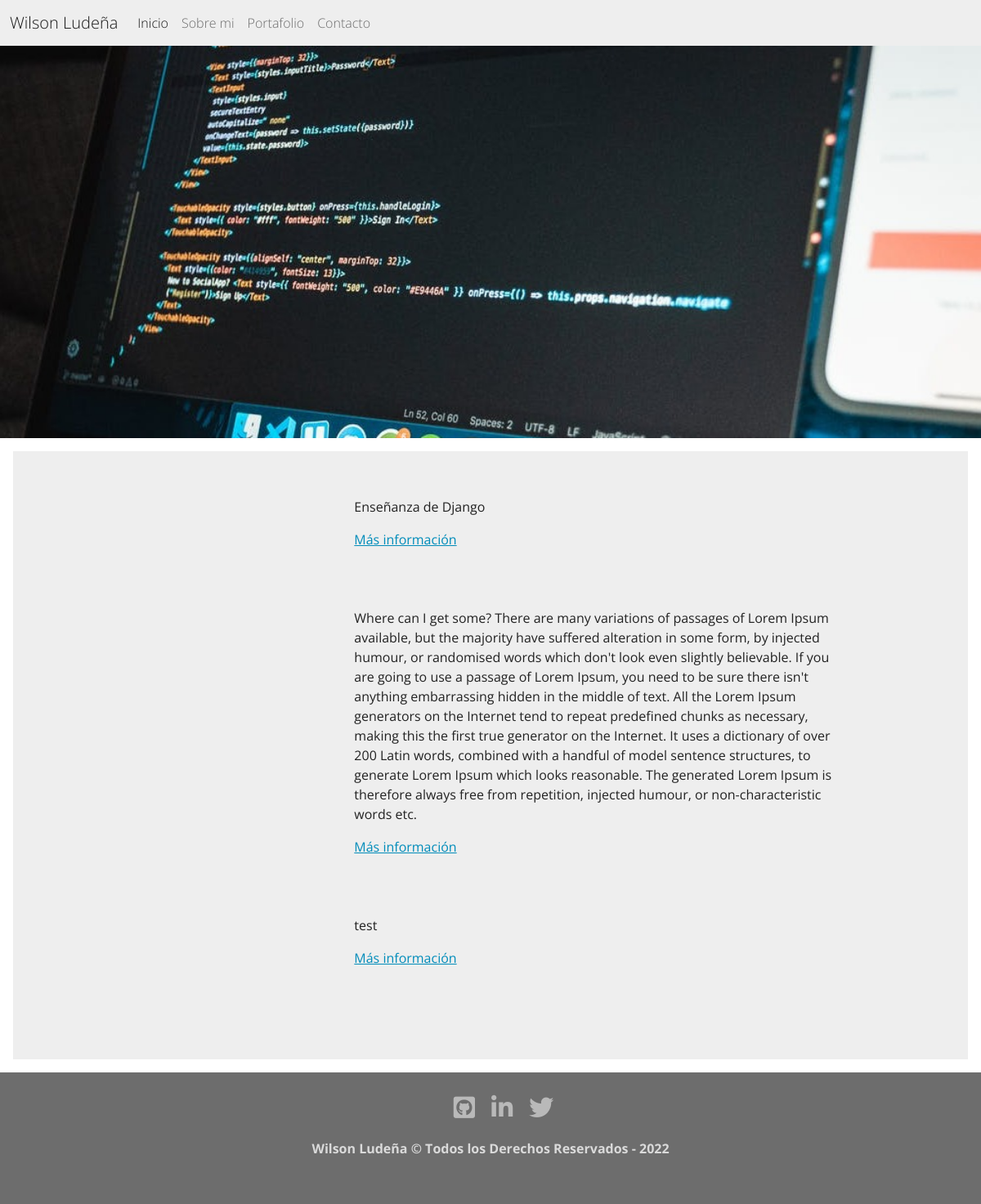
The page /portafolio/ on the database its author committed.
### portfolio/models.py (models this page shows, shortened)
class Project (models.Model):
    tittle = models.CharField(max_length=200, verbose_name= 'Titulo')
    description= models.TextField(verbose_name= 'Descripcion')
    image= models.ImageField(upload_to='projects', verbose_name= 'Imagen')
    link= models.URLField(max_length=150, verbose_name= 'Enlace')
    created= models.DateTimeField(auto_now_add=True, verbose_name='Fecha Creacion')
    updated= models.DateTimeField(auto_now= True, verbose_name='Fecha Modificacion')
    class Meta:
        verbose_name = 'Proyecto'
        verbose_name_plural = 'Proyectos'
        ordering = ['-created']

### portfolio/views.py (the view)
# urls.py: path('portafolio/', portfolio_views.portfolio, name='portfolio'),
def portfolio(request):
    projects = Project.objects.all()
    return render(request, 'portfolio/portfolio.html', {'projects':projects})

### portfolio/templates/portfolio/portfolio.html (shortened to what this page needs)
{% extends 'core/base.html' %}
{% block image-header %} portfolio {% endblock %}
{% block content %}
{% load static %}
{% for project in projects %}
<div class="row project mb-5">
    <div class="col-lg-3 col-md-4 offset-lg-1">
    </div>
<div class="col-lg-7 col-md-8">
    <p> {{ project.description }}</p>
    <p><a href="http://google.com">Más información</a></p>
    </div>
</div>
{% endfor %}
{% endblock %}

### rows shown on the page
Project: description "Enseñanza de Django"
Project: description "Where can I get some? There are many variations of passages of Lorem Ipsum available, but the majority have suffered alteration in some form, by injected humour, or randomised words which don't look even slightly believable. If you are going to use a passage of Lorem Ipsum, you need to be sure there isn't anything embarrassing hidden in the middle of text. All the Lorem Ipsum generators on the Internet tend to repeat predefined chunks as necessary, making this the first true generator on the Internet. It uses a dictionary of over 200 Latin words, combined with a handful of model sentence structures, to generate Lorem Ipsum which looks reasonable. The generated Lorem Ipsum is therefore…"
Project: description "test"
